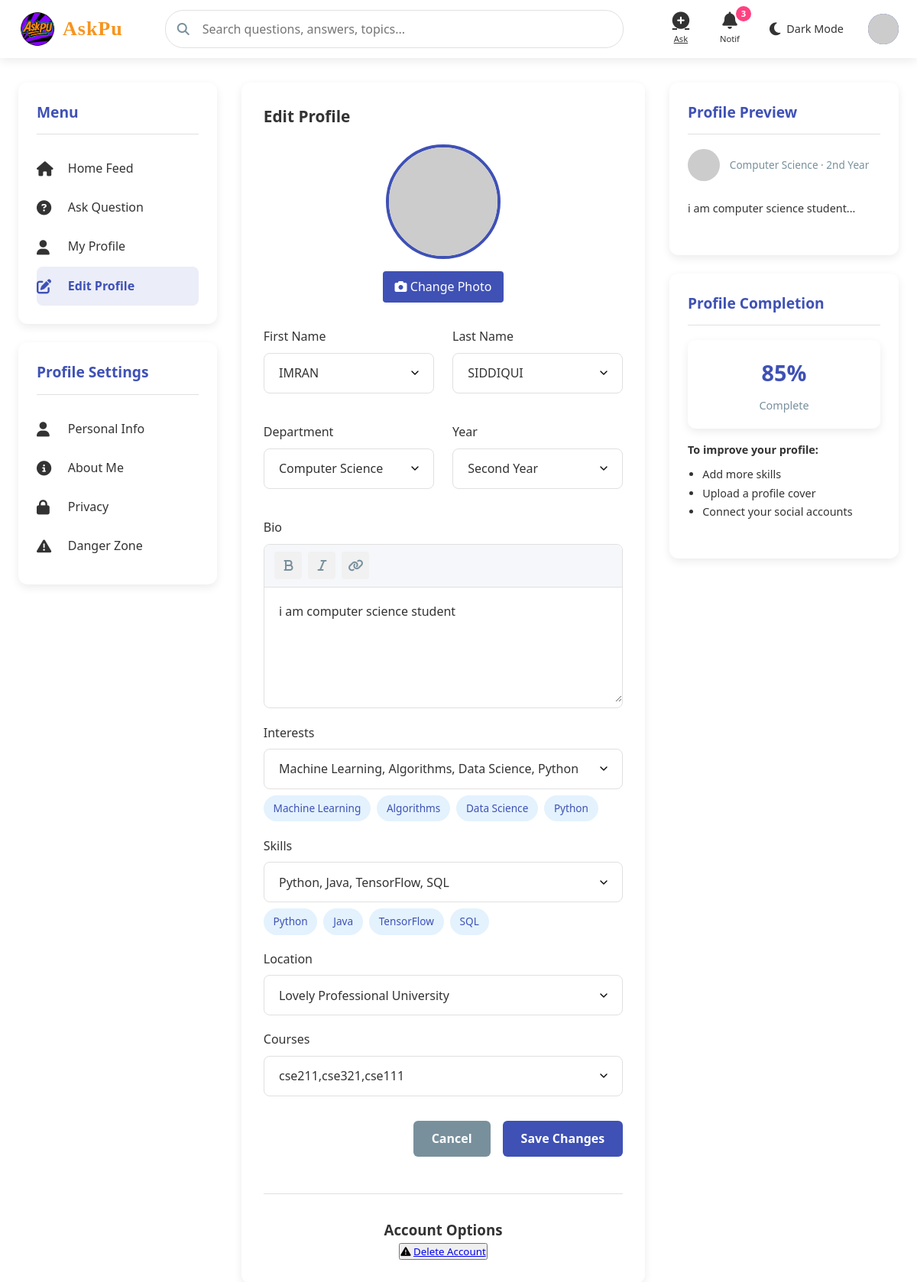
The app's page /update_profile (signed in), older data.
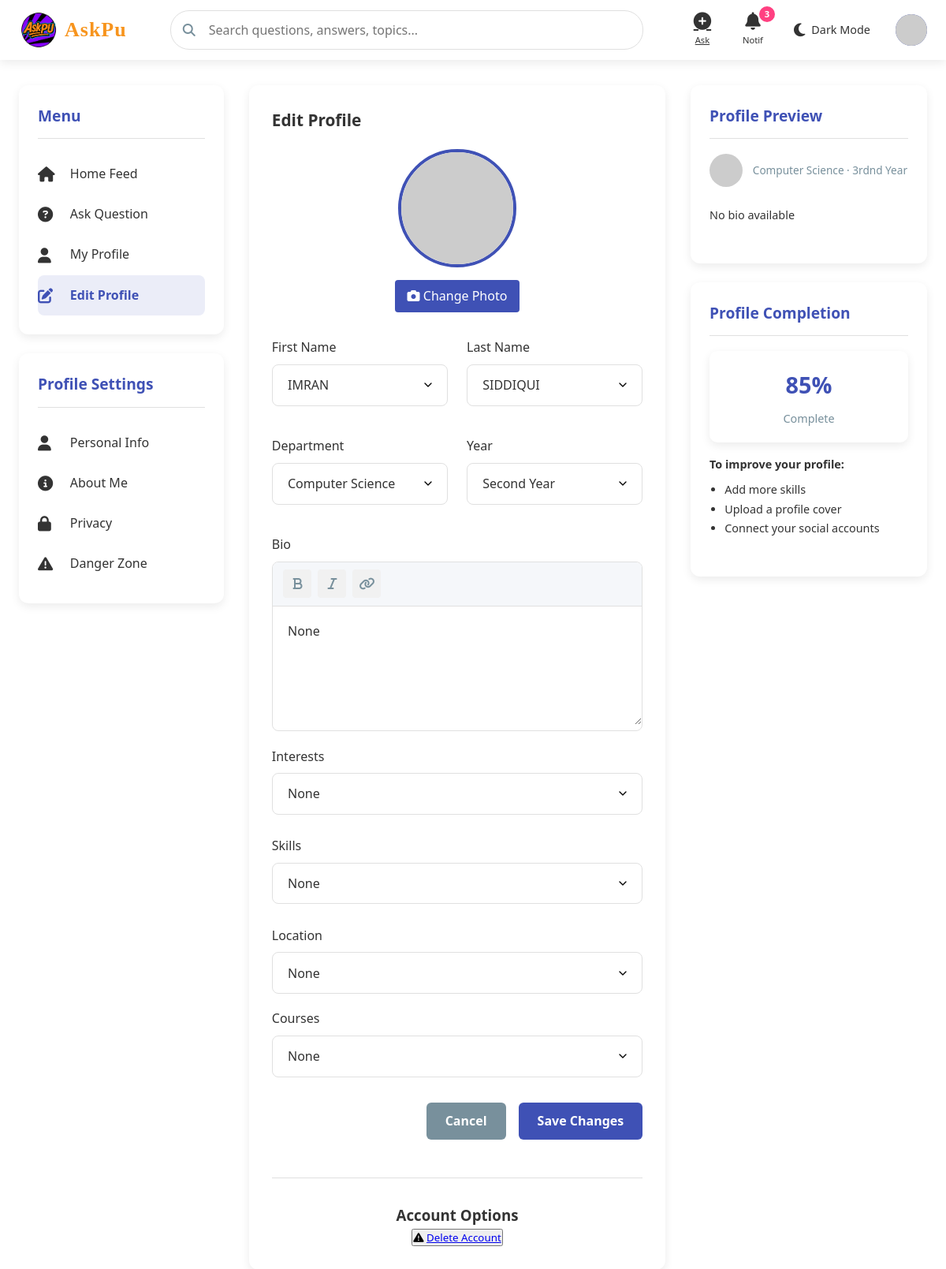
The same page, newer data.
### app.py (models this page shows)
class User(db.Model):
    id = db.Column(db.Integer, primary_key=True)#use
    first_name=db.Column(db.String(90),unique=False, nullable=False)
    last_name=db.Column(db.String(90),unique=False, nullable=False)
    full_name=db.Column(db.String(90),unique=True, nullable=True)#use
    username = db.Column(db.String(80), unique=True, nullable=False)#use
    email = db.Column(db.String(120), unique=True, nullable=False)#use
    c_id = db.Column(db.String(200), nullable=False)#use
    password = db.Column(db.String(200), nullable=False)#use
    role = db.Column(db.String(20), default='student',nullable=True)#use
    department = db.Column(db.String(50), nullable=True)#use
    year = db.Column(db.String(90), nullable=True)#use
    bio = db.Column(db.Text, nullable=True)#use
    interest= db.Column(db.String(200), nullable=True)
    skiils=db.Column(db.String(200), nullable=True)
    location=db.Column(db.String(200), nullable=True)
    questions = db.relationship('Question', backref='author', lazy=True, cascade="all, delete")
    created_at = db.Column(db.DateTime, default=datetime.utcnow)
    answers = db.relationship('Answer', backref='author', lazy=True, cascade="all, delete")
    image = db.Column(db.String(300), nullable=True)
    otp=db.Column(db.Integer)#use
    achievement=db.Column(db.String(200), nullable=True)
    course=db.Column(db.String(200), nullable=True)
    verify= db.Column(db.Boolean, default=False)
    voted_on = db.relationship(
        'Answer',
        secondary=votes_association,
        back_populates='voters',
        cascade="all, delete"
    )

### app.py (the view)
@app.route('/update_profile')
def update_profile():
    user = User.query.get(session['user_id'])
    return render_template('update_profile.html',user=user)

### templates/update_profile.html (shortened to what the changed rows need)
<!DOCTYPE html>
<html lang="en">
<head>
    <link rel="stylesheet" href="https://cdnjs.cloudflare.com/ajax/libs/font-awesome/6.4.0/css/all.min.css">
       <link rel="stylesheet" href="{{url_for ('static',filename='css/styles.css')}}">
</head>
<body>
    <div class="main-container">
        <div class="main-content">
            <div class="content-card">
                <h2 class="form-title">Edit Profile</h2>
                <form class="edit-profile-container"  method="POST" action="{{url_for('update')}}" enctype="multipart/form-data">
                    <div class="ask-form">
                        <div class="form-row">
                            <div class="form-col">
                                <div class="form-group">
                                    <label class="form-label">First Name</label>
                                    <input type="text" class="form-input" name="first_name" value="{{user.first_name}}" required>
                                </div>
                            </div>
                            <div class="form-col">
                                <div class="form-group">
                                    <label class="form-label">Last Name</label>
                                    <input type="text" class="form-input" name="last_name" value="{{user.last_name}}" required>
                                </div>
                            </div>
                        </div>
                        <div class="form-group">
                            <div class="rich-text-editor">
                                <div class="editor-toolbar">
                                    <button class="tool-button" title="Bold"><i class="fas fa-bold"></i></button>
                                    <button class="tool-button" title="Italic"><i class="fas fa-italic"></i></button>
                                    <button class="tool-button" title="Link"><i class="fas fa-link"></i></button>
                                </div>
                                <textarea class="editor-content" name="bio" required>{{user.bio}}</textarea>
                            </div>
                        </div>
                        <div class="form-group">
                            <label class="form-label">Interests</label>
                            <input type="text" class="form-input" name="interests_input" value="{{user.interest}}">
                            <div class="tag-preview" id="interests-preview" style="margin-top: 0.5rem;">
                                {% if user.interest %}
                                {% for interest in user.interest.split(',') %}
                                <div class="tag">{{ interest.strip() }} </div>
                                {% endfor %}
                                {%endif%}
                            </div>
                        </div>
                        <div class="form-group">
                            <label class="form-label">Skills</label>
                            <input type="text" class="form-input" name="skills_input" value="{{user.skiils}}">
                            <div class="tag-preview" id="skills-preview" style="margin-top: 0.5rem;">
                                {% if user.skiils %}
                                 {% for skill in user.skiils.split(',') %}
                                <div class="tag">{{ skill.strip() }} </div>
                                {% endfor %}
                                {%endif%}
                            </div>
                        </div>
                        <div class="form-group">
                            <label class="form-label">Location</label>
                            <input type="text" class="form-input" name="location" value="{{user.location}}">
                        </div>
                        <div class="form-group">
                            <label class="form-label">Courses</label>
                            <input type="text" class="form-input" name="course" value="{{user.course}}">
                        </div>
                        </form>
                    </div>
            </div>
        </div>
        <div class="right-sidebar">
            <div class="sidebar-card">
                <div class="user-info" style="margin-bottom: 1.5rem;">
                    <div class="user-details">
                        <div class="user-meta">{{user.department}} · {{user.year}}nd Year</div>
                    </div>
                </div>
                <div class="question-content" style="font-size: 0.9rem;">
                    {%if user.bio %}
                    <p>{{user.bio[0:50]}}...</p>
                    {%else%}
                    <p>No bio available</p>
                    {%endif%}
                </div>
            </div>
        </div>
</body>
</html>

Row changes from the older to the newer data that the page shows:
changed User "Computer Science": bio "i am computer science student" → "None"; interests_input "Machine Learning, Algorithms, Data Science, Python" → "None"; skills_input "Python, Java, TensorFlow, SQL" → "None"; location "Lovely Professional University" → "None"; course "cse211,cse321,cse111" → "None"; year "2" → "3rd"; bio "i am computer science student" → (not shown)
Text that changed along with them:
text now shown: "No bio available"
list line gone: "Machine Learning"
list line gone: "Algorithms"
list line gone: "Data Science"
list line gone: "Python"
list line gone: "Java"
list line gone: "TensorFlow"
list line gone: "SQL"
